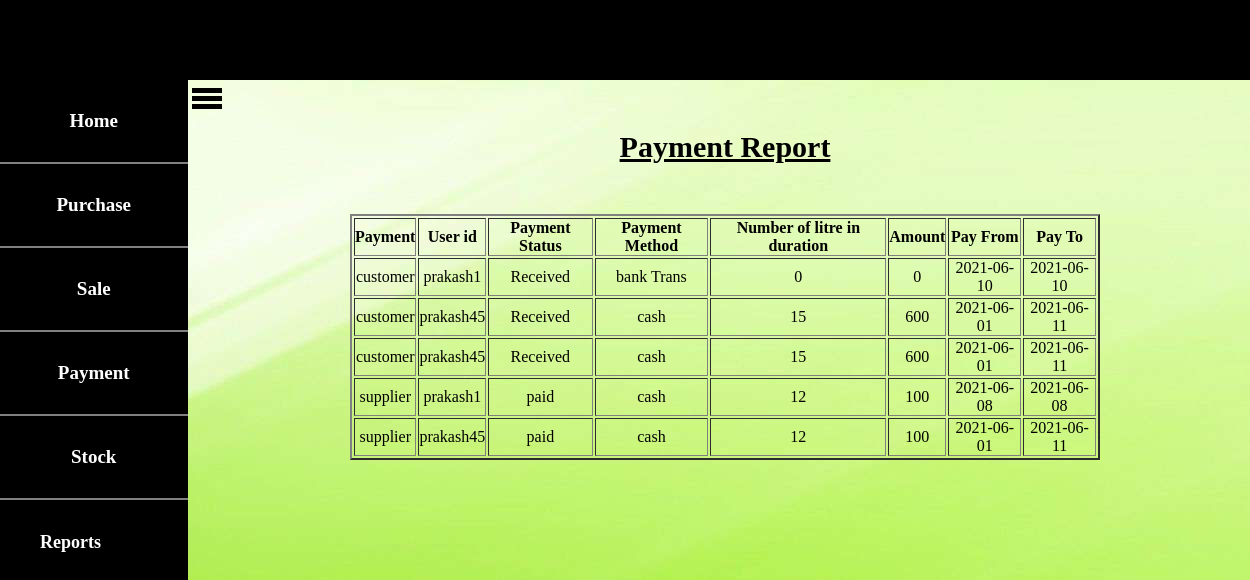
/payreport.php, run on the app's committed database.
### tables this page shows
CREATE TABLE `payment` (
  `pay` varchar(20) NOT NULL,
  `Username` varchar(15) NOT NULL,
  `ptype` varchar(10) NOT NULL,
  `pmethod` varchar(10) NOT NULL,
  `amtlit` varchar(20) NOT NULL,
  `amt` varchar(20) NOT NULL,
  `payd` date NOT NULL,
  `payf` date NOT NULL,
  `payt` date NOT NULL
);

### payreport.php (the view, shortened to what this page needs)
<!DOCTYPE html>
<html>
<head>
</head>
<body style="background-image: url(images/66773.jpg);">
	<table border="2" style="width: 60%;text-align: center;margin-top: 4%;margin-left: 28%;">
		<tr style="height: 35px">
             <th>Payment</th>
             <th>User id</th>
             <th>Payment Status</th>
             <th>Payment Method</th>
             <th>Number of litre in duration</th>
             <th>Amount</th>
             <th>Pay From</th>
             <th>Pay To</th>
		</tr>
<?php
include "includes/headeremp.php";
include "navemp.php";
?>
<p style="text-align: center;font-size: 30px;margin-top: 4%;margin-left: 16%"><b><u>Payment Report</u></b></p>
<?php
$conn=mysqli_connect("localhost","root","","milkcompany") or die("connection failed");
$query="select * from payment";
$data=mysqli_query($conn,$query);
$total=mysqli_num_rows($data);
if($total!=0)
{
	while ($result=mysqli_fetch_assoc($data))
	{
		echo "
		<tr>
		<td>".$result['pay']."</td>
		<td>".$result['Username']."</td>
		<td>".$result['ptype']."</td>
		<td>".$result['pmethod']."</td>
		<td>".$result['amtlit']."</td>
		<td>".$result['amt']."</td>
		<td> ".$result['payf']." </td>
		<td> ".$result['payt']." </td>
		</tr>";
	}
}
else
{
	echo "no records found";
}
?>
</table>
</body>
</html>

### includes/headeremp.php (shortened to what this page needs)
<!DOCTYPE html>
<html>
<head>
  <link rel="stylesheet" type="text/css" href="css/all.min.css">
</head>
<body style="background-image: url(images/66773.jpg);">
   <?php
      include "session.php";
  ?>
<div class="header">
  <div class="dropdown">
    <button class="dropbtn"><b><i class="fas fa-user-circle" style="color:white;font-size: 20px;"></i>&nbsp<i><?php echo $p ?></i>&nbsp &nbsp &nbsp &nbsp &nbsp &nbsp &nbsp</b><br></button>
  </div>
</div>
</body>
</html>

### navemp.php (shortened to what this page needs)
<!DOCTYPE html>
<html>
<head>
  <link rel="stylesheet" type="text/css" href="css/style2.css">
</head>
<body>
	<div id="sidebar" onclick="togglemenu()">
		<div class="toggle-btn">
		<span></span>
		<span></span>
		<span></span>
	    </div>
	   <ul>
      <li><a href="empdir.php">Home</a></li>
	   	<li><a href="pur.php">Purchase</a></li>
	   	<li><a href="sale.php">Sale</a></li>
	   	<li><a href="pay.php">Payment</a></li>
	   	<li><a href="totact.php">Stock</a></li>
	   	<div class="dropdown1"><br>
    <button class="dropbtn1"><b>Reports</b>
      <i class="fa fa-caret-down"></i>
    </button>&nbsp &nbsp &nbsp &nbsp &nbsp &nbsp &nbsp
  </div>
	   </ul>
	</div>
</body>
</html>

### css/style2.css (style rules this page uses)
* { margin: 0; padding: 0; }
#sidebar { position: absolute; width:15%; height: 100%; left: 0%; background-color: black; }
#sidebar a { text-decoration: none; color: white; }
#sidebar li { font-size: 19px; font-weight: bold; padding: 30px; border-bottom: 1px solid grey; text-align: center; }
.toggle-btn { position: absolute; left: 101%; top:5px; }
.toggle-btn span { display: block; background-color: black; width: 30px; height:5px; margin: 3px; }

### includes/headeremp.php (style rules this page uses)
.dropdown { margin-left: 88%; overflow: hidden; }
.dropdown .dropbtn { font-size: 18px; border: none; outline: none; color: white; padding: 14px 16px; background-color: inherit; font-family: inherit; margin: 0; }
.header { background-color: black; overflow: hidden; padding: 20px 20px; height: 40px; width: 100%; margin: 0; }

### navemp.php (style rules this page uses)
.dropdown1 { float: right; overflow: hidden; }
.dropdown1 .dropbtn1 { font-size: 18px; border: none; outline: none; color: white; padding: 14px 16px; background-color: inherit; font-family: inherit; margin: 0; }
#sidebar { position: absolute; width:15%; height: 100%; left: 0%; background-color: black; }
#sidebar li { font-size: 19px; font-weight: bold; padding: 30px; border-bottom: 2px solid grey; text-align: center; }

### data on the page
payment: pay "customer", Username "prakash1", ptype "Received", pmethod "bank Trans", amtlit "0", amt "0", payf "2021-06-10", payt "2021-06-10"
payment: pay "customer", Username "prakash45", ptype "Received", pmethod "cash", amtlit "15", amt "600", payf "2021-06-01", payt "2021-06-11"
payment: pay "customer", Username "prakash45", ptype "Received", pmethod "cash", amtlit "15", amt "600", payf "2021-06-01", payt "2021-06-11"
payment: pay "supplier", Username "prakash1", ptype "paid", pmethod "cash", amtlit "12", amt "100", payf "2021-06-08", payt "2021-06-08"
payment: pay "supplier", Username "prakash45", ptype "paid", pmethod "cash", amtlit "12", amt "100", payf "2021-06-01", payt "2021-06-11"
